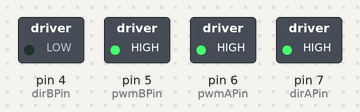
The sketch below on a simulated Arduino Uno, built with avr-gcc and run on an emulated ATmega328P. Parts: switched loads named in the sketch (green lamp = pin HIGH).

Above: at 0.1 s.
Timing chart, 0 to 1.6 s (numbered marks = the images above):
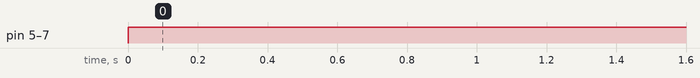

Measured:
- by itself, pin 5 (pwmBPin), pin 6 (pwmAPin), pin 7 (dirAPin): LOW → HIGH at 0.00 s

The sketch:

basic_motion.ino
```cpp
//Motor control port
const int dirAPin = 7;    // define pin used to control rotational direction of motor A
const int pwmAPin = 6;    // define pin for PWM used to control rotational speed of motor A
const int dirBPin = 4;    // define pin used to control rotational direction of motor B
const int pwmBPin = 5;    // define pin for PWM used to control rotational speed of motor B
//Define motor control direction
#define FORWARD 1
#define BACKWARD 2
#define LEFT 3
#define RIGHT 4
#define STOP 4

int distance;
int yan = 0;
void setup() {
  // put your setup code here, to run once:
  pinMode(dirAPin, OUTPUT);   // set dirAPin to output mode
  pinMode(pwmAPin, OUTPUT);   // set pwmAPin to output mode
  pinMode(dirBPin, OUTPUT);   // set dirBPin to output mode
  pinMode(pwmBPin, OUTPUT);   // set pwmBPin to output mode
}


#define SPEED 120

void loop() {
   digitalWrite(dirAPin, HIGH);
   analogWrite(pwmAPin, 255);
   digitalWrite(dirBPin, LOW);
   analogWrite(pwmBPin, 255);
   delay(100);

}

//Control motor motion direction and speed function
void ctrlCar( int motorDir, byte motorSpd) {
  switch(motorDir){
    case 1:digitalWrite(dirAPin, HIGH);
           digitalWrite(dirBPin, LOW);
           break;
    case 2:digitalWrite(dirAPin, LOW);
           digitalWrite(dirBPin, HIGH);
           break;
    case 3:digitalWrite(dirAPin, HIGH);
           digitalWrite(dirBPin, HIGH);
           break;
    case 4:digitalWrite(dirAPin, LOW);
           digitalWrite(dirBPin, LOW);
           break;
    default:digitalWrite(dirAPin, LOW);
           digitalWrite(dirBPin, LOW);
           break;
  }
  analogWrite(pwmAPin, motorSpd);
  analogWrite(pwmBPin, motorSpd);
}
```
